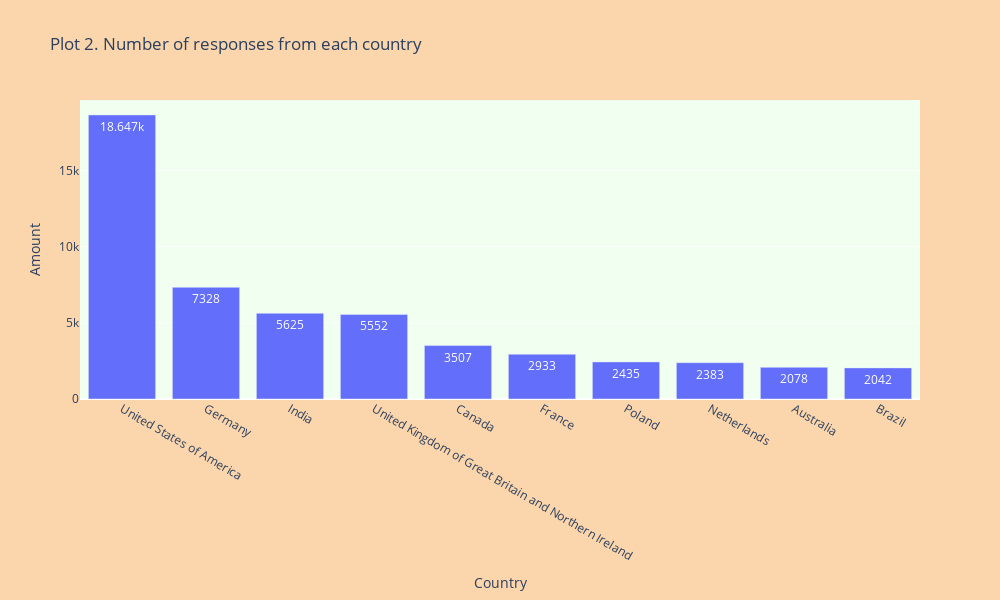

This figure's notebook cell:
### Markdown cell above
We can clearly see that the highest number of response we have got from the U. S. But also we can mention that Germany has the second place. It could also be seen on bar plot

### Code cell
plot=px.bar(GeoData.head(10),
            x='Country',
            y='Amount',
            title="Plot 2. Number of responses from each country",
            width=1000,
            height=600,
            text_auto=True
            )
plot.update_layout(
    paper_bgcolor="#FBD5AB",
    plot_bgcolor='#F0FFF0'
)
plot.show()
with open('index.html', 'a') as f:
    f.write(plot.to_html(full_html=False, include_plotlyjs='cdn'))

### Figure 1 — Plotly figure (JSON) as saved in the notebook; plotly's stock layout.template omitted (floating-point values rounded to 4 significant figures)
{"data": [{"alignmentgroup": "True", "hovertemplate": "Country=%{x}<br>Amount=%{y}<extra></extra>", "legendgroup": "", "marker": {"color": "#636efa", "pattern": {"shape": ""}}, "name": "", "offsetgroup": "", "orientation": "v", "showlegend": false, "textposition": "auto", "texttemplate": "%{y}", "type": "bar", "x": ["United States of America", "Germany", "India", "United Kingdom of Great Britain and Northern Ireland", "Canada", "France", "Poland", "Netherlands", "Australia", "Brazil"], "xaxis": "x", "y": [18647, 7328, 5625, 5552, 3507, 2933, 2435, 2383, 2078, 2042], "yaxis": "y"}], "layout": {"barmode": "relative", "height": 600, "legend": {"tracegroupgap": 0}, "paper_bgcolor": "#FBD5AB", "plot_bgcolor": "#F0FFF0", "title": {"text": "Plot 2. Number of responses from each country"}, "width": 1000, "xaxis": {"anchor": "y", "domain": [0, 1], "title": {"text": "Country"}}, "yaxis": {"anchor": "x", "domain": [0, 1], "title": {"text": "Amount"}}}}
